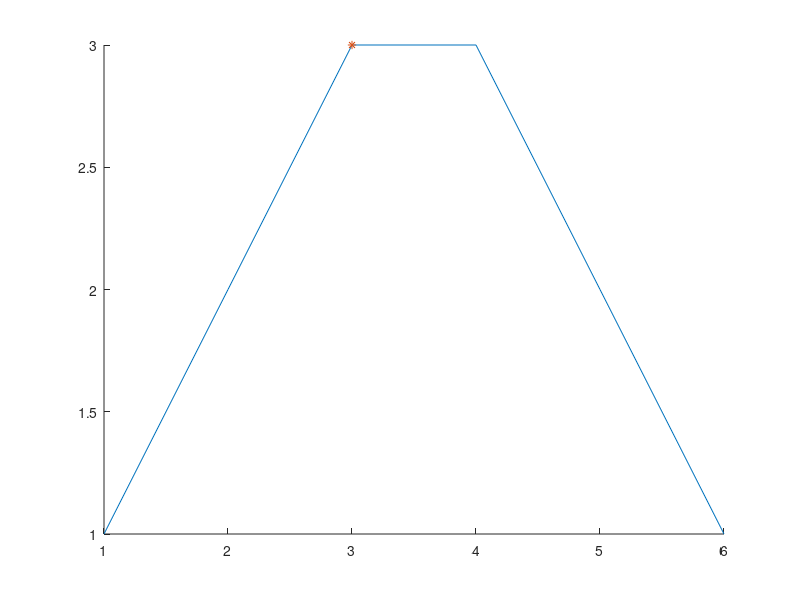

MATLAB code for this plot:
% testing how find peaks deals with two points at the same height

x=1:6;
y=[1 2 3 3 2 1];


[peaks locs]=findpeaks(y);

figure;
hold on
plot(x,y)
plot(locs,peaks,'*')